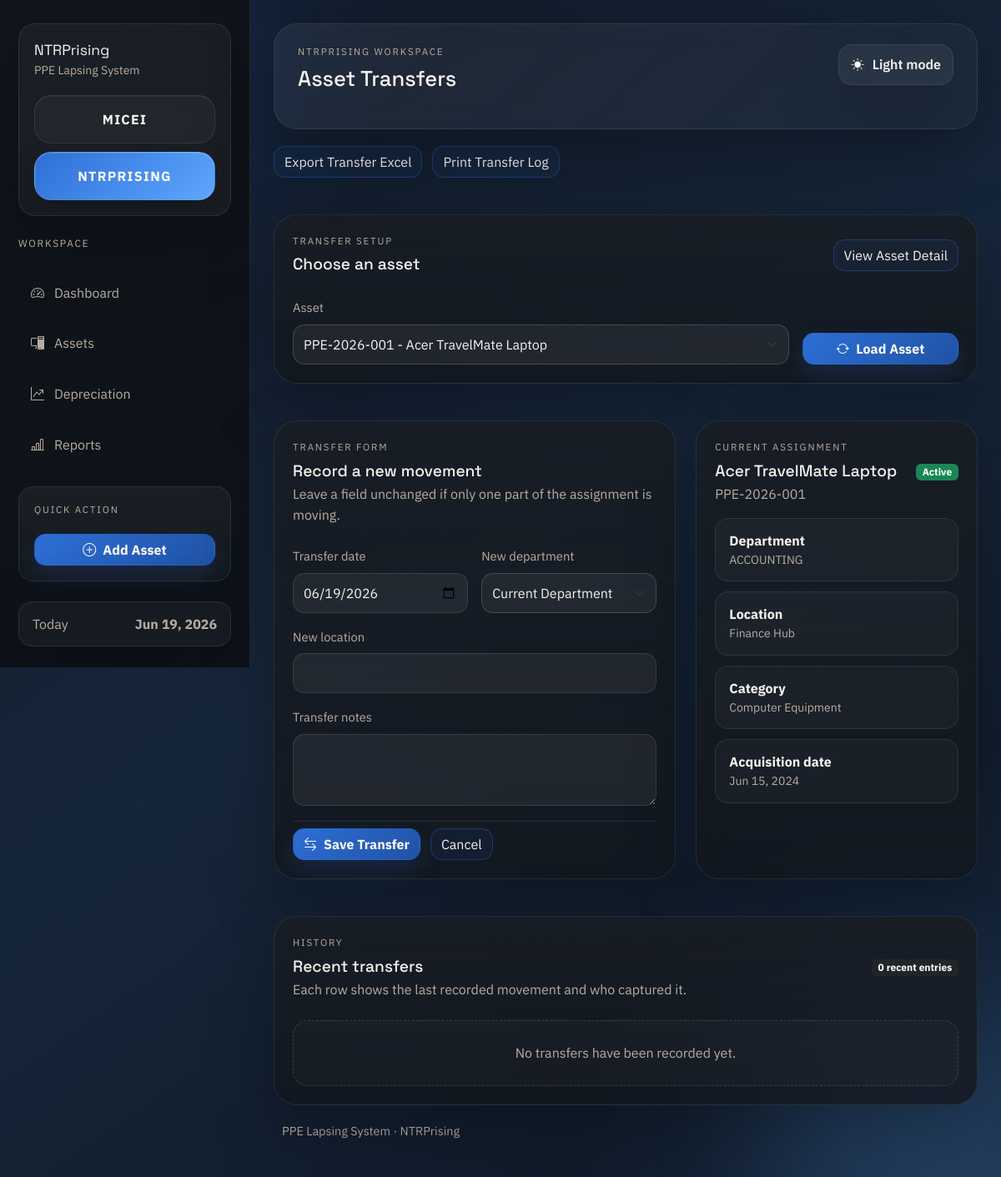
/modules/transfers.php, run on an earlier commit of the app's database.
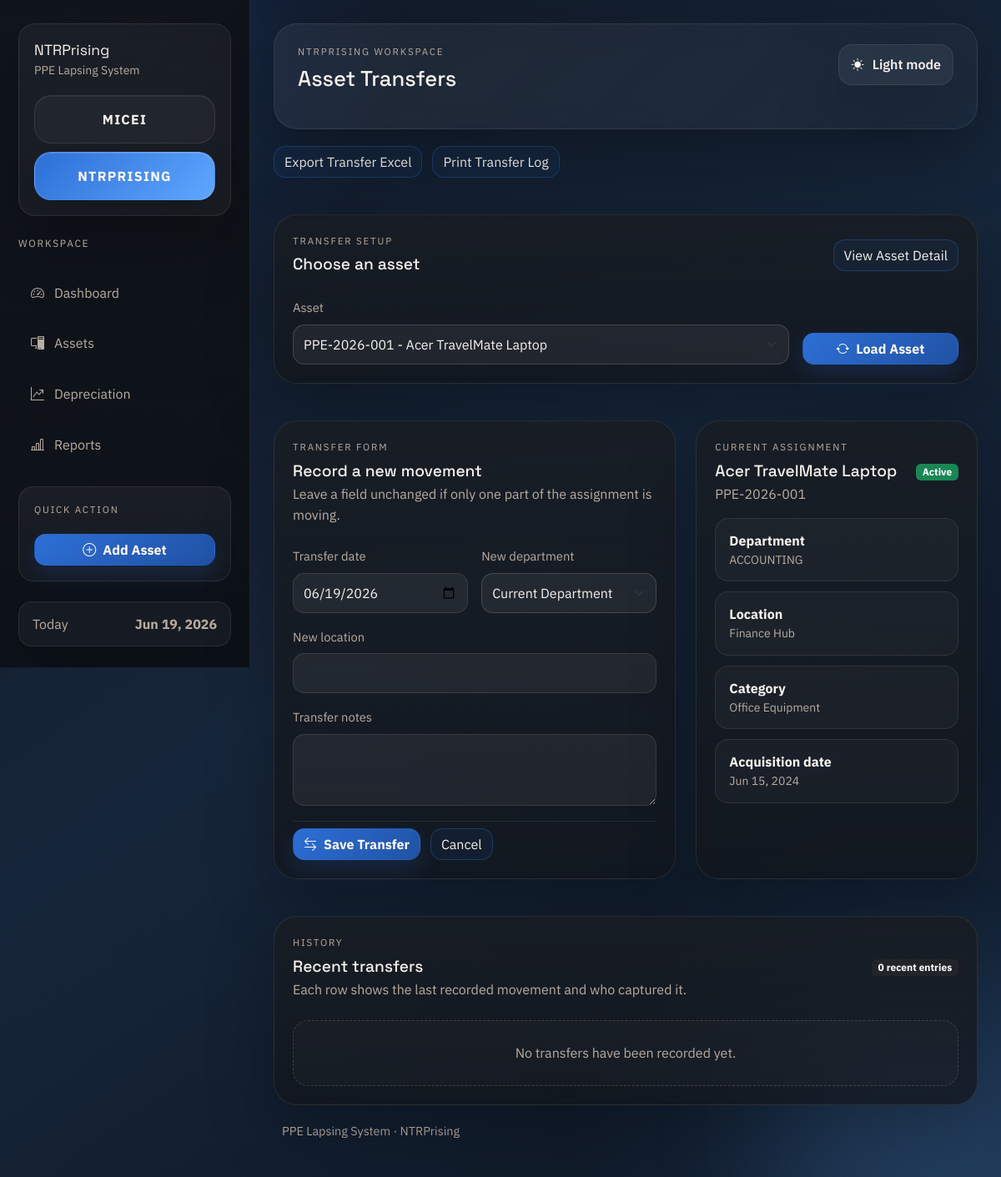
And on a later commit of the database.
### tables this page shows
CREATE TABLE IF NOT EXISTS assets (
    asset_id INT AUTO_INCREMENT PRIMARY KEY,
    asset_code VARCHAR(50) NOT NULL,
    asset_name VARCHAR(150) NOT NULL,
    organization_code VARCHAR(32) NOT NULL DEFAULT 'ntrprising',
    category_id INT NULL,
    department_id INT NULL,
    acquisition_date DATE NOT NULL,
    acquisition_cost DECIMAL(15,2) NOT NULL,
    additional_amount DECIMAL(15,2) DEFAULT 0,
    salvage_value DECIMAL(15,2) DEFAULT 0,
    useful_life INT NOT NULL,
    depreciation_method VARCHAR(50) DEFAULT 'Straight-line',
    location VARCHAR(150) DEFAULT NULL,
    status ENUM('Active', 'Disposed', 'Fully Depreciated') DEFAULT 'Active',
    remarks TEXT DEFAULT NULL,
    created_at TIMESTAMP DEFAULT CURRENT_TIMESTAMP,
    INDEX idx_assets_status (status),
    INDEX idx_assets_organization (organization_code),
    INDEX idx_assets_category (category_id),
    INDEX idx_assets_department (department_id),
    UNIQUE KEY uq_assets_organization_asset_code (organization_code, asset_code),
    CONSTRAINT fk_assets_category
        FOREIGN KEY (category_id) REFERENCES categories(category_id),
    CONSTRAINT fk_assets_department
        FOREIGN KEY (department_id) REFERENCES departments(department_id)
);

CREATE TABLE IF NOT EXISTS categories (
    category_id INT AUTO_INCREMENT PRIMARY KEY,
    category_name VARCHAR(100) NOT NULL,
    UNIQUE KEY uq_category_name (category_name)
);

CREATE TABLE IF NOT EXISTS departments (
    department_id INT AUTO_INCREMENT PRIMARY KEY,
    department_name VARCHAR(100) NOT NULL,
    UNIQUE KEY uq_department_name (department_name)
);

### functions/depreciation_function.php (called while the page is built, shortened)
<?php
function fetch_asset_lookup(PDO $pdo): array
{
    $statement = $pdo->prepare(
        'SELECT asset_id, asset_code, asset_name
         FROM assets
         WHERE organization_code = :organization_code
         ORDER BY asset_name, asset_code'
    );
    $statement->execute(['organization_code' => current_organization_code()]);
    return $statement->fetchAll() ?: [];
}
function fetch_asset_by_id(PDO $pdo, int $assetId): ?array
{
    $statement = $pdo->prepare(
        'SELECT a.*, c.category_name, d.department_name
         FROM assets a
         LEFT JOIN categories c ON c.category_id = a.category_id
         LEFT JOIN departments d ON d.department_id = a.department_id
         WHERE a.asset_id = :asset_id
           AND a.organization_code = :organization_code
         LIMIT 1'
    );
    $statement->execute([
        'asset_id' => $assetId,
        'organization_code' => current_organization_code(),
    ]);
    $asset = $statement->fetch();
    return $asset ?: null;
}

### includes/helpers.php (called while the page is built, shortened)
<?php
function e(string|null|int|float $value): string
{
    return htmlspecialchars((string) $value, ENT_QUOTES, 'UTF-8');
}
function base_url(string $path = ''): string
{
    $path = ltrim($path, '/');
    return (BASE_URL === '' ? '' : BASE_URL) . '/' . $path;
}
function format_date(?string $date, string $format = 'M d, Y'): string
{
    $timestamp = strtotime($date);
    return $timestamp ? date($format, $timestamp) : 'Invalid date';
}
function status_badge_class(string $status): string
{
    return match ($status) {
        'Active' => 'text-bg-success',
        'Disposed' => 'text-bg-secondary',
        'Fully Depreciated' => 'text-bg-warning',
        default => 'text-bg-light',
    };
}
function request_value(string $key, mixed $default = ''): mixed
{
    return $_POST[$key] ?? $_GET[$key] ?? $default;
}
function organization_options(): array
{
    return defined('ORGANIZATION_OPTIONS') && is_array(ORGANIZATION_OPTIONS)
        ? ORGANIZATION_OPTIONS
        : [];
}
function normalize_organization_code(mixed $code): string
{
    $candidate = strtolower(trim((string) $code));
    $options = organization_options();
    if (isset($options[$candidate])) {
        return $candidate;
    }
    return array_key_first($options) ?? 'ntrprising';
}
function current_organization_code(): string
{
    return normalize_organization_code(
        $_SESSION['organization_code']
            ?? $_COOKIE['ppe-organization']
            ?? DEFAULT_ORGANIZATION_CODE
            ?? 'ntrprising'
    );
}

### functions/asset_workflow.php (called while the page is built, shortened)
<?php
function asset_department_label(array $asset): string
{
    $department = trim((string) ($asset['department_name'] ?? ''));
    return $department === '' ? 'Unassigned' : $department;
}
function asset_location_label(?string $location): string
{
    $value = trim((string) $location);
    return $value === '' ? 'Not specified' : $value;
}
function normalize_transfer_payload(array $input): array
{
    return [
        'asset_id' => (int) ($input['asset_id'] ?? 0),
        'transfer_date' => trim((string) ($input['transfer_date'] ?? date('Y-m-d'))),
        'to_department_id' => ($input['to_department_id'] ?? '') !== '' ? (int) $input['to_department_id'] : null,
        'to_location' => trim((string) ($input['to_location'] ?? '')),
        'notes' => trim((string) ($input['notes'] ?? '')),
    ];
}

### modules/transfers.php (the view, shortened to what the changed rows need)
<?php
$pdo = db();
$assetLookup = fetch_asset_lookup($pdo);
$selectedAssetId = (int) request_value('asset_id', $assetLookup[0]['asset_id'] ?? 0);
$selectedAsset = $selectedAssetId > 0 ? fetch_asset_by_id($pdo, $selectedAssetId) : null;
$form = normalize_transfer_payload([
    'asset_id' => $selectedAssetId,
    'transfer_date' => date('Y-m-d'),
]);
require_once APP_ROOT . '/includes/header.php';
?>
<?php if ($assetLookup === []): ?>
    <section class="shell-card">
        <div class="empty-state">
            <h2 class="section-title mb-2">No assets are available for transfer</h2>
            <a class="btn btn-outline-light" href="<?= e(base_url('modules/assets.php')) ?>">Open asset register</a>
        </div>
    </section>
<?php else: ?>
    <section class="shell-card mb-4">
        <div class="d-flex justify-content-between align-items-center mb-4">
            <div>
                <h2 class="section-title mb-1">Choose an asset</h2>
            </div>
        </div>
    </section>
    <?php if ($selectedAsset): ?>
        <div class="row g-4 mb-4">
            <div class="col-lg-7">
                <section class="shell-card h-100">
                    <div class="mb-4">
                        <p class="eyebrow mb-2">Transfer form</p>
                        <h2 class="section-title mb-1">Record a new movement</h2>
                        <p class="section-copy mb-0">Leave a field unchanged if only one part of the assignment is moving.</p>
                    </div>
                    <form method="post" class="stack-gap">
                        <div class="row g-3">
                            <div class="col-md-6">
                                <label class="form-label" for="transfer_date">Transfer date</label>
                                <input class="form-control" id="transfer_date" name="transfer_date" type="date" value="<?= e((string) $form['transfer_date']) ?>" required>
                            </div>
                            <div class="col-md-6">
                                <label class="form-label" for="to_department_id">New department</label>
                                <select class="form-select" id="to_department_id" name="to_department_id">
                                    <option value="">Current Department</option>
                                </select>
                            </div>
                            <div class="col-12">
                                <label class="form-label" for="to_location">New location</label>
                                <input
                                    class="form-control"
                                    id="to_location"
                                    name="to_location"
                                    value="<?= e((string) ($form['to_location'] ?? '')) ?>"
                                    placeholder=""
                                >
                            </div>
                            <div class="col-12">
                                <label class="form-label" for="notes">Transfer notes</label>
                                <textarea class="form-control" id="notes" name="notes" rows="3" placeholder=""><?= e((string) ($form['notes'] ?? '')) ?></textarea>
                            </div>
                        </div>
                        <div class="form-actions">
                            <button class="btn btn-primary" type="submit">
                                <i class="bi bi-arrow-left-right me-2"></i>Save Transfer
                            </button>
                            <a class="btn btn-outline-light" href="<?= e(base_url('modules/view_asset.php?asset_id=' . $selectedAsset['asset_id'])) ?>">Cancel</a>
                        </div>
                    </form>
                </section>
            </div>
            <div class="col-lg-5">
                <section class="shell-card h-100">
                    <div class="d-flex justify-content-between align-items-center mb-3">
                        <div>
                            <p class="eyebrow mb-2">Current assignment</p>
                            <h2 class="section-title mb-1"><?= e($selectedAsset['asset_name']) ?></h2>
                            <p class="section-copy mb-0"><?= e($selectedAsset['asset_code']) ?></p>
                        </div>
                        <span class="badge <?= e(status_badge_class((string) $selectedAsset['status'])) ?>"><?= e($selectedAsset['status']) ?></span>
                    </div>
                    <div class="list-panel">
                        <div class="list-row">
                            <strong>Department</strong>
                            <p class="text-soft small mb-0"><?= e(asset_department_label($selectedAsset)) ?></p>
                        </div>
                        <div class="list-row">
                            <strong>Location</strong>
                            <p class="text-soft small mb-0"><?= e(asset_location_label((string) ($selectedAsset['location'] ?? ''))) ?></p>
                        </div>
                        <div class="list-row">
                            <strong>Category</strong>
                            <p class="text-soft small mb-0"><?= e((string) ($selectedAsset['category_name'] ?? 'Uncategorized')) ?></p>
                        </div>
                        <div class="list-row">
                            <strong>Acquisition date</strong>
                            <p class="text-soft small mb-0"><?= e(format_date((string) $selectedAsset['acquisition_date'])) ?></p>
                        </div>
                    </div>
                </section>
            </div>
        </div>
    <?php endif; ?>
    <section class="shell-card">
        <div class="d-flex justify-content-between align-items-center mb-4">
            <div>
                <h2 class="section-title mb-1">Recent transfers</h2>
            </div>
        </div>
    </section>
<?php endif; ?>
<?php require_once APP_ROOT . '/includes/footer.php'; ?>

What changed in the data, as far as the page shows it:
changed assets "Acer TravelMate Laptop": category.category_name "Computer Equipment" → "Office Equipment"
